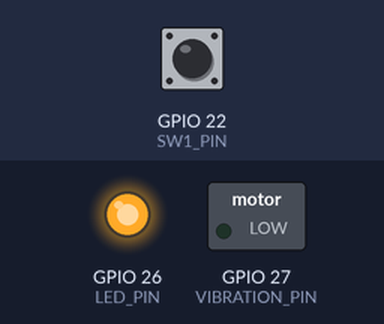
A sketch run on a simulated ESP32. Parts: switched loads named in the sketch (green lamp = pin HIGH), output pins drawn as LEDs (lit = HIGH). Inputs (shaded band) come from the test bench; at power-on: GPIO 22 (SW1_PIN) HIGH.

Above: at 1.2 s.
1.3 s: GPIO 22 (SW1_PIN) pulled LOW for 0.15 s
At 1.37 s:
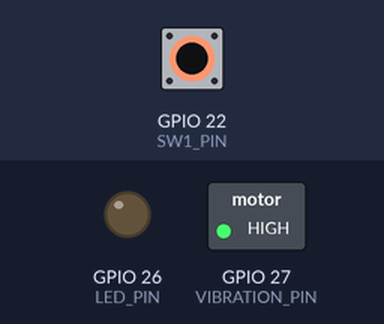
2.9 s: GPIO 22 (SW1_PIN) pulled LOW for 3.2 s
At 6.8 s:
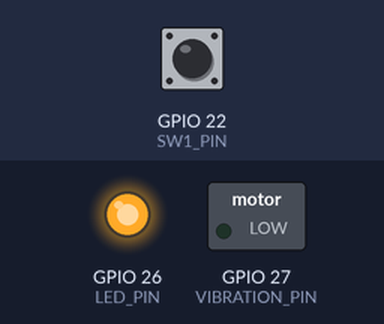
Timing chart, 0 to 8.3 s (numbered marks = the images above; inputs shaded):
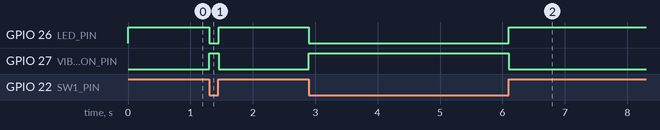

Measured:
- after the input at 1.3 s, GPIO 26 (LED_PIN): HIGH → LOW at once, → HIGH 0.15 s later; GPIO 27 (VIBRATION_PIN): LOW → HIGH at once, → LOW 0.15 s later
- after the input at 2.9 s, GPIO 26 (LED_PIN): HIGH → LOW at once, → HIGH 3.2 s later; GPIO 27 (VIBRATION_PIN): LOW → HIGH at once, → LOW 3.2 s later

The sketch:

validate_switches.ino
```cpp
#define LED_PIN 26
#define VIBRATION_PIN 27
#define SW1_PIN 22 //pull-up, connect other end of switch to ground

void setup() {
  // put your setup code here, to run once:
  pinMode(LED_PIN, OUTPUT);
  pinMode(VIBRATION_PIN, OUTPUT);

  pinMode(SW1_PIN, INPUT_PULLUP);
}

void loop() {
  if (digitalRead(SW1_PIN) == 1) {
    digitalWrite(LED_PIN, 1);
    digitalWrite(VIBRATION_PIN, 0);
  }

  else {
    digitalWrite(LED_PIN, 0);
    digitalWrite(VIBRATION_PIN, 1);
  }
  // put your main code here, to run repeatedly:

}
```
